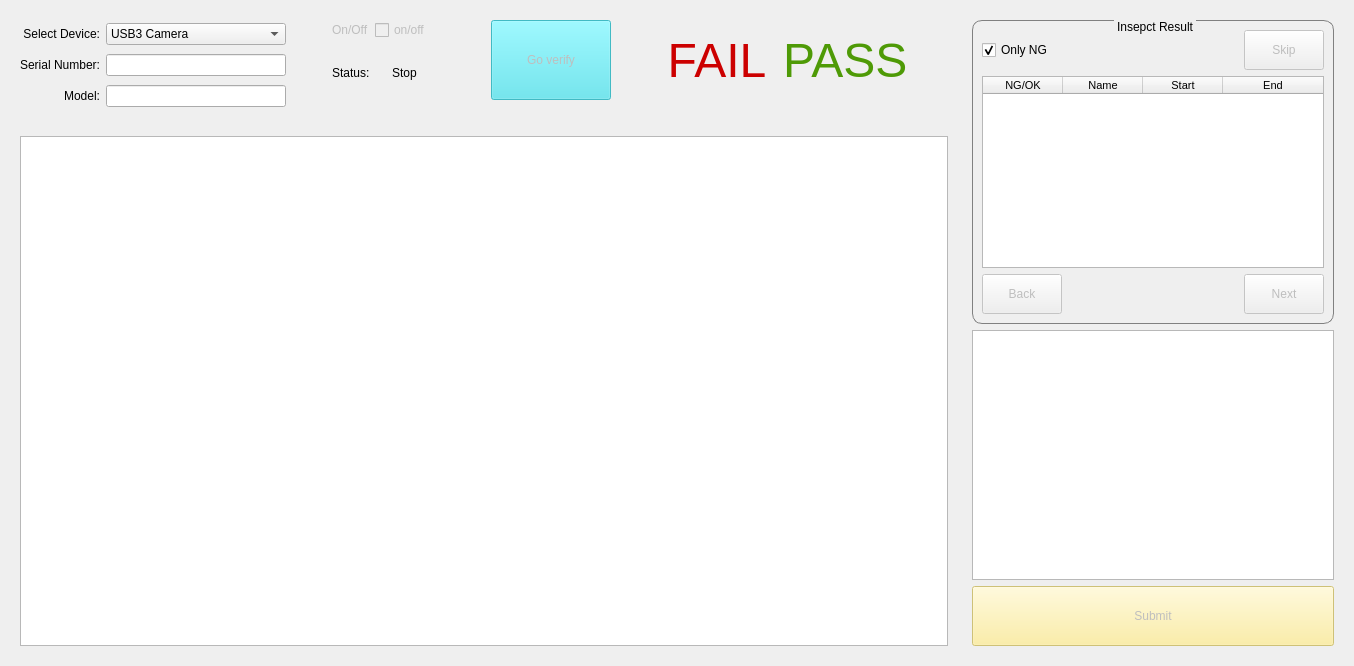
      <widget class="QWidget" name="tab_inspection">
       <attribute name="title">
        <string>&amp;Inspection Mode</string>
       </attribute>
       <layout class="QHBoxLayout" name="horizontalLayout_30">
        <item>
         <layout class="QVBoxLayout" name="verticalLayout_22">
          <item>
           <widget class="QWidget" name="widget_13" native="true">
            <property name="sizePolicy">
             <sizepolicy hsizetype="Preferred" vsizetype="Preferred">
              <horstretch>0</horstretch>
              <verstretch>0</verstretch>
             </sizepolicy>
            </property>
            <property name="maximumSize">
             <size>
              <width>16777215</width>
              <height>110</height>
             </size>
            </property>
            <layout class="QGridLayout" name="gridLayout_41">
             <item row="0" column="4">
              <widget class="QPushButton" name="goverify_easy_pushButton">
               <property name="enabled">
                <bool>false</bool>
               </property>
               <property name="minimumSize">
                <size>
                 <width>120</width>
                 <height>80</height>
                </size>
               </property>
               <property name="toolTip">
                <string>shortcut: Enter</string>
               </property>
               <property name="styleSheet">
                <string notr="true">background-color: rgb(79, 226, 239);
font: 16pt &quot;Ubuntu&quot;;</string>
               </property>
               <property name="text">
                <string>Go verify</string>
               </property>
               <property name="shortcut">
                <string>Return</string>
               </property>
              </widget>
             </item>
             <item row="0" column="0" rowspan="2">
              <layout class="QGridLayout" name="gridLayout_42">
               <item row="2" column="0">
                <widget class="QLabel" name="model_easy_label">
                 <property name="sizePolicy">
                  <sizepolicy hsizetype="Preferred" vsizetype="Fixed">
                   <horstretch>0</horstretch>
                   <verstretch>0</verstretch>
                  </sizepolicy>
                 </property>
                 <property name="text">
                  <string>Model:</string>
                 </property>
                 <property name="alignment">
                  <set>Qt::AlignRight|Qt::AlignTrailing|Qt::AlignVCenter</set>
                 </property>
                </widget>
               </item>
               <item row="1" column="0">
                <widget class="QLabel" name="sn_easy_label">
                 <property name="sizePolicy">
                  <sizepolicy hsizetype="Preferred" vsizetype="Fixed">
                   <horstretch>0</horstretch>
                   <verstretch>0</verstretch>
                  </sizepolicy>
                 </property>
                 <property name="text">
                  <string>Serial Number:</string>
                 </property>
                 <property name="alignment">
                  <set>Qt::AlignRight|Qt::AlignTrailing|Qt::AlignVCenter</set>
                 </property>
                </widget>
               </item>
               <item row="0" column="1">
                <widget class="QComboBox" name="device_easy_comboBox">
                 <property name="sizePolicy">
                  <sizepolicy hsizetype="Preferred" vsizetype="Preferred">
                   <horstretch>0</horstretch>
                   <verstretch>0</verstretch>
                  </sizepolicy>
                 </property>
                 <property name="maximumSize">
                  <size>
                   <width>200</width>
                   <height>16777215</height>
                  </size>
                 </property>
                 <item>
                  <property name="text">
                   <string>USB3 Camera</string>
                  </property>
                 </item>
                 <item>
                  <property name="text">
                   <string>Web Camera</string>
                  </property>
                 </item>
                 <item>
                  <property name="text">
                   <string>Basler Camera</string>
                  </property>
                 </item>
                </widget>
               </item>
               <item row="0" column="0">
                <widget class="QLabel" name="device_easy_label">
                 <property name="sizePolicy">
                  <sizepolicy hsizetype="Preferred" vsizetype="Fixed">
                   <horstretch>0</horstretch>
                   <verstretch>0</verstretch>
                  </sizepolicy>
                 </property>
                 <property name="text">
                  <string>Select Device:</string>
                 </property>
                 <property name="alignment">
                  <set>Qt::AlignRight|Qt::AlignTrailing|Qt::AlignVCenter</set>
                 </property>
                </widget>
               </item>
               <item row="2" column="1">
                <widget class="QLineEdit" name="model_easy_lineEdit">
                 <property name="sizePolicy">
                  <sizepolicy hsizetype="Preferred" vsizetype="Fixed">
                   <horstretch>0</horstretch>
                   <verstretch>0</verstretch>
                  </sizepolicy>
                 </property>
                 <property name="minimumSize">
                  <size>
                   <width>180</width>
                   <height>0</height>
                  </size>
                 </property>
                 <property name="maximumSize">
                  <size>
                   <width>250</width>
                   <height>16777215</height>
                  </size>
                 </property>
                </widget>
               </item>
               <item row="1" column="1">
                <widget class="QLineEdit" name="sn_easy_lineEdit">
                 <property name="sizePolicy">
                  <sizepolicy hsizetype="Preferred" vsizetype="Fixed">
                   <horstretch>0</horstretch>
                   <verstretch>0</verstretch>
                  </sizepolicy>
                 </property>
                 <property name="minimumSize">
                  <size>
                   <width>180</width>
                   <height>0</height>
                  </size>
                 </property>
                 <property name="maximumSize">
                  <size>
                   <width>250</width>
                   <height>16777215</height>
                  </size>
                 </property>
                 <property name="text">
                  <string/>
                 </property>
                </widget>
               </item>
              </layout>
             </item>
             <item row="0" column="1">
              <spacer name="horizontalSpacer_27">
               <property name="orientation">
                <enum>Qt::Horizontal</enum>
               </property>
               <property name="sizeType">
                <enum>QSizePolicy::Fixed</enum>
               </property>
               <property name="sizeHint" stdset="0">
                <size>
                 <width>40</width>
                 <height>20</height>
                </size>
               </property>
              </spacer>
             </item>
             <item row="0" column="2">
              <layout class="QVBoxLayout" name="verticalLayout_19">
               <item>
                <layout class="QHBoxLayout" name="horizontalLayout_25">
                 <item>
                  <widget class="QLabel" name="on_off_easy_label">
                   <property name="enabled">
                    <bool>false</bool>
                   </property>
                   <property name="styleSheet">
                    <string notr="true">font: 13pt &quot;Ubuntu&quot;;</string>
                   </property>
                   <property name="text">
                    <string>On/Off</string>
                   </property>
                  </widget>
                 </item>
                 <item>
                  <widget class="Toggle" name="on_off_easy_checkBox">
                   <property name="enabled">
                    <bool>false</bool>
                   </property>
                   <property name="minimumSize">
                    <size>
                     <width>70</width>
                     <height>0</height>
                    </size>
                   </property>
                   <property name="toolTip">
                    <string>shortcut: O</string>
                   </property>
                   <property name="layoutDirection">
                    <enum>Qt::LeftToRight</enum>
                   </property>
                   <property name="text">
                    <string>on/off</string>
                   </property>
                   <property name="shortcut">
                    <string>O</string>
                   </property>
                  </widget>
                 </item>
                </layout>
               </item>
               <item>
                <layout class="QHBoxLayout" name="horizontalLayout_26">
                 <item>
                  <widget class="QLabel" name="status_Label_3">
                   <property name="sizePolicy">
                    <sizepolicy hsizetype="Preferred" vsizetype="Preferred">
                     <horstretch>0</horstretch>
                     <verstretch>0</verstretch>
                    </sizepolicy>
                   </property>
                   <property name="styleSheet">
                    <string notr="true">font: 13pt &quot;Ubuntu&quot;;</string>
                   </property>
                   <property name="text">
                    <string>Status:</string>
                   </property>
                   <property name="alignment">
                    <set>Qt::AlignLeading|Qt::AlignLeft|Qt::AlignVCenter</set>
                   </property>
                  </widget>
                 </item>
                 <item>
                  <widget class="QLabel" name="cameraStatus_easy_label">
                   <property name="sizePolicy">
                    <sizepolicy hsizetype="Preferred" vsizetype="Preferred">
                     <horstretch>0</horstretch>
                     <verstretch>0</verstretch>
                    </sizepolicy>
                   </property>
                   <property name="styleSheet">
                    <string notr="true">font: 13pt &quot;Ubuntu&quot;;</string>
                   </property>
                   <property name="text">
                    <string>Stop</string>
                   </property>
                  </widget>
                 </item>
                </layout>
               </item>
              </layout>
             </item>
             <item row="0" column="8">
              <widget class="QLabel" name="PASS_easy_label">
               <property name="whatsThis">
                <string/>
               </property>
               <property name="styleSheet">
                <string notr="true">font: 36pt;
color: rgb(78, 154, 6);</string>
               </property>
               <property name="text">
                <string>PASS</string>
               </property>
              </widget>
             </item>
             <item row="0" column="7">
              <widget class="QLabel" name="FAIL_easy_label">
               <property name="minimumSize">
                <size>
                 <width>120</width>
                 <height>0</height>
                </size>
               </property>
               <property name="styleSheet">
                <string notr="true">font: 36pt;
color: rgb(204, 0, 0);</string>
               </property>
               <property name="text">
                <string>FAIL</string>
               </property>
               <property name="alignment">
                <set>Qt::AlignCenter</set>
               </property>
              </widget>
             </item>
             <item row="1" column="2">
              <spacer name="verticalSpacer_3">
               <property name="orientation">
                <enum>Qt::Vertical</enum>
               </property>
               <property name="sizeHint" stdset="0">
                <size>
                 <width>20</width>
                 <height>3</height>
                </size>
               </property>
              </spacer>
             </item>
             <item row="0" column="6">
              <spacer name="horizontalSpacer_28">
               <property name="orientation">
                <enum>Qt::Horizontal</enum>
               </property>
               <property name="sizeHint" stdset="0">
                <size>
                 <width>40</width>
                 <height>20</height>
                </size>
               </property>
              </spacer>
             </item>
             <item row="0" column="3">
              <spacer name="horizontalSpacer_29">
               <property name="orientation">
                <enum>Qt::Horizontal</enum>
               </property>
               <property name="sizeType">
                <enum>QSizePolicy::Fixed</enum>
               </property>
               <property name="sizeHint" stdset="0">
                <size>
                 <width>40</width>
                 <height>20</height>
                </size>
               </property>
              </spacer>
             </item>
             <item row="0" column="9">
              <spacer name="horizontalSpacer_11">
               <property name="orientation">
                <enum>Qt::Horizontal</enum>
               </property>
               <property name="sizeHint" stdset="0">
                <size>
                 <width>40</width>
                 <height>20</height>
                </size>
               </property>
              </spacer>
             </item>
            </layout>
           </widget>
          </item>
          <item>
           <widget class="QWidget" name="widget_16" native="true">
            <layout class="QVBoxLayout" name="verticalLayout_20">
             <item>
              <widget class="DrawShapesGraphics" name="showFocus_easy_graphicsView"/>
             </item>
            </layout>
           </widget>
          </item>
         </layout>
        </item>
        <item>
         <widget class="QWidget" name="widget_17" native="true">
          <property name="sizePolicy">
           <sizepolicy hsizetype="Preferred" vsizetype="Preferred">
            <horstretch>0</horstretch>
            <verstretch>0</verstretch>
           </sizepolicy>
          </property>
          <property name="minimumSize">
           <size>
            <width>380</width>
            <height>0</height>
           </size>
          </property>
          <property name="maximumSize">
           <size>
            <width>500</width>
            <height>16777215</height>
           </size>
          </property>
          <layout class="QGridLayout" name="gridLayout_45">
           <item row="0" column="0">
            <widget class="QGroupBox" name="inspect_groupBox_4">
             <property name="sizePolicy">
              <sizepolicy hsizetype="Preferred" vsizetype="Preferred">
               <horstretch>0</horstretch>
               <verstretch>0</verstretch>
              </sizepolicy>
             </property>
             <property name="minimumSize">
              <size>
               <width>350</width>
               <height>0</height>
              </size>
             </property>
             <property name="styleSheet">
              <string notr="true">QGroupBox{
border-width:1px;
border-style:solid;
border-radius: 10px;
border-color:gray;
margin-top:2.5ex;
}
QGroupBox::title{
subcontrol-origin:margin;
subcontrol-position:top center;
padding:0 1px;
}</string>
             </property>
             <property name="title">
              <string>Insepct Result</string>
             </property>
             <property name="checkable">
              <bool>false</bool>
             </property>
             <layout class="QVBoxLayout" name="verticalLayout_21">
              <item>
               <layout class="QHBoxLayout" name="horizontalLayout_29">
                <item>
                 <widget class="QCheckBox" name="onlyNG_easy_checkBox">
                  <property name="toolTip">
                   <string>shortcut: N</string>
                  </property>
                  <property name="text">
                   <string>Only NG</string>
                  </property>
                  <property name="shortcut">
                   <string>N</string>
                  </property>
                  <property name="checked">
                   <bool>true</bool>
                  </property>
                 </widget>
                </item>
                <item>
                 <spacer name="horizontalSpacer_22">
                  <property name="orientation">
                   <enum>Qt::Horizontal</enum>
                  </property>
                  <property name="sizeHint" stdset="0">
                   <size>
                    <width>40</width>
                    <height>20</height>
                   </size>
                  </property>
                 </spacer>
                </item>
                <item>
                 <widget class="QPushButton" name="skip_easy_pushButton">
                  <property name="enabled">
                   <bool>false</bool>
                  </property>
                  <property name="minimumSize">
                   <size>
                    <width>0</width>
                    <height>40</height>
                   </size>
                  </property>
                  <property name="toolTip">
                   <string>shortcut: S</string>
                  </property>
                  <property name="text">
                   <string>Skip</string>
                  </property>
                  <property name="shortcut">
                   <string>S</string>
                  </property>
                 </widget>
                </item>
               </layout>
              </item>
              <item>
               <widget class="QTableWidget" name="inspectResult_easy_tableWidget">
                <property name="sizePolicy">
                 <sizepolicy hsizetype="Expanding" vsizetype="Expanding">
                  <horstretch>0</horstretch>
                  <verstretch>0</verstretch>
                 </sizepolicy>
                </property>
                <property name="selectionMode">
                 <enum>QAbstractItemView::SingleSelection</enum>
                </property>
                <property name="selectionBehavior">
                 <enum>QAbstractItemView::SelectRows</enum>
                </property>
                <attribute name="horizontalHeaderDefaultSectionSize">
                 <number>80</number>
                </attribute>
                <attribute name="horizontalHeaderStretchLastSection">
                 <bool>true</bool>
                </attribute>
                <column>
                 <property name="text">
                  <string>NG/OK</string>
                 </property>
                 <property name="font">
                  <font>
                   <pointsize>8</pointsize>
                  </font>
                 </property>
                </column>
                <column>
                 <property name="text">
                  <string>Name</string>
                 </property>
                 <property name="font">
                  <font>
                   <pointsize>8</pointsize>
                  </font>
                 </property>
                </column>
                <column>
                 <property name="text">
                  <string>Start</string>
                 </property>
                 <property name="font">
                  <font>
                   <pointsize>8</pointsize>
                  </font>
                 </property>
                </column>
                <column>
                 <property name="text">
                  <string>End</string>
                 </property>
                 <property name="font">
                  <font>
                   <pointsize>8</pointsize>
                  </font>
                 </property>
                </column>
               </widget>
              </item>
              <item>
               <layout class="QHBoxLayout" name="horizontalLayout_28">
                <item>
                 <widget class="QPushButton" name="back_easy_pushButton">
                  <property name="enabled">
                   <bool>false</bool>
                  </property>
                  <property name="minimumSize">
                   <size>
                    <width>0</width>
                    <height>40</height>
                   </size>
                  </property>
                  <property name="toolTip">
                   <string>shortcut: Up</string>
                  </property>
                  <property name="text">
                   <string>Back</string>
                  </property>
                  <property name="shortcut">
                   <string>Up</string>
                  </property>
                 </widget>
                </item>
                <item>
                 <spacer name="horizontalSpacer_32">
                  <property name="orientation">
                   <enum>Qt::Horizontal</enum>
                  </property>
                  <property name="sizeHint" stdset="0">
                   <size>
                    <width>40</width>
                    <height>20</height>
                   </size>
                  </property>
                 </spacer>
                </item>
                <item>
                 <widget class="QPushButton" name="next_easy_pushButton">
                  <property name="enabled">
                   <bool>false</bool>
                  </property>
                  <property name="minimumSize">
                   <size>
                    <width>0</width>
                    <height>40</height>
                   </size>
                  </property>
                  <property name="toolTip">
                   <string>shortcut:  Down</string>
                  </property>
                  <property name="text">
                   <string>Next</string>
                  </property>
                  <property name="shortcut">
                   <string>Down</string>
                  </property>
                 </widget>
                </item>
               </layout>
              </item>
             </layout>
            </widget>
           </item>
           <item row="1" column="0">
            <widget class="DrawShapesGraphics" name="showOverall_easy_graphicsView">
             <property name="sizePolicy">
              <sizepolicy hsizetype="Expanding" vsizetype="Expanding">
               <horstretch>0</horstretch>
               <verstretch>0</verstretch>
              </sizepolicy>
             </property>
             <property name="minimumSize">
              <size>
               <width>0</width>
               <height>250</height>
              </size>
             </property>
            </widget>
           </item>
           <item row="2" column="0">
            <widget class="QPushButton" name="submit_easy_pushButton">
             <property name="enabled">
              <bool>false</bool>
             </property>
             <property name="minimumSize">
              <size>
               <width>200</width>
               <height>60</height>
              </size>
             </property>
             <property name="toolTip">
              <string>shortcut:  space</string>
             </property>
             <property name="styleSheet">
              <string notr="true">background-color: rgb(251, 235, 145);
font: 16pt &quot;Ubuntu&quot;;</string>
             </property>
             <property name="text">
              <string>Submit</string>
             </property>
             <property name="shortcut">
              <string>Space</string>
             </property>
            </widget>
           </item>
          </layout>
         </widget>
        </item>
       </layout>
      </widget>
